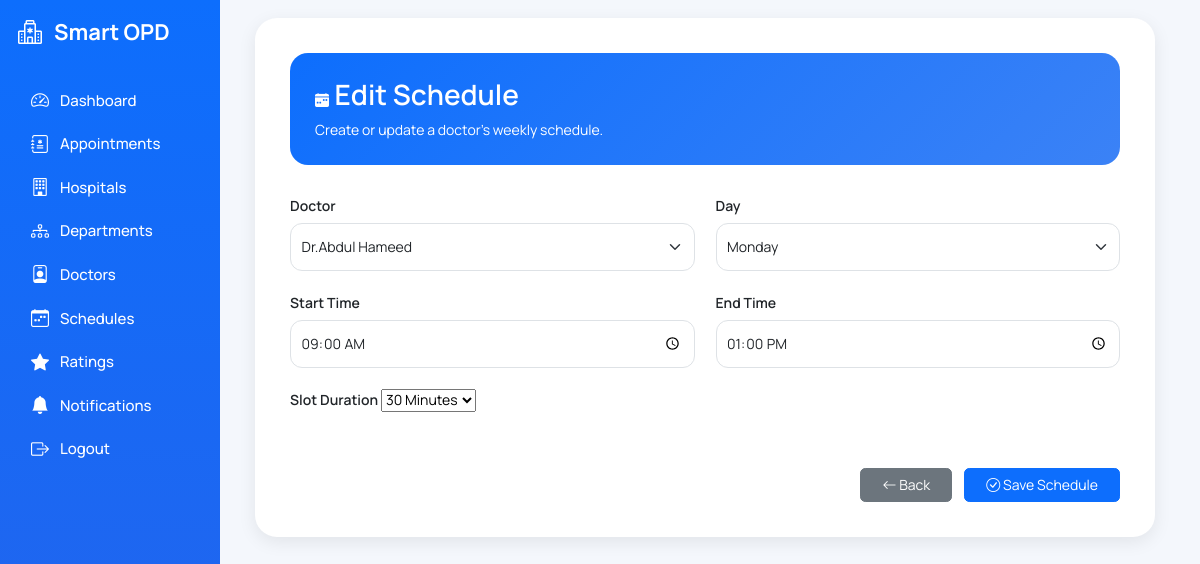
Screenshot of /admin-panel/schedules/edit/67/ with the database file from the repository.
### opdapp/models.py (models this page shows, shortened)
class DoctorSchedule(models.Model):
    doctor = models.ForeignKey(
        'Doctor',
        on_delete=models.CASCADE
    )
    DAY_CHOICES = [
        ('Monday', 'Monday'),
        ('Tuesday', 'Tuesday'),
        ('Wednesday', 'Wednesday'),
        ('Thursday', 'Thursday'),
        ('Friday', 'Friday'),
        ('Saturday', 'Saturday'),
        ('Sunday', 'Sunday'),
    ]
    day_of_week = models.CharField(
        max_length=10,
        choices=DAY_CHOICES
    )
    start_time = models.TimeField()
    end_time = models.TimeField()
    slot_duration = models.PositiveIntegerField(
        help_text="Duration of each appointment in minutes."
    )
    class Meta:
        unique_together = ("doctor", "day_of_week")
        ordering = ["doctor", "day_of_week"]

### opdapp/views.py (the view)
def schedule_edit(request, id):
    schedule = get_object_or_404(
        DoctorSchedule,
        id=id,
    )
    if request.method == "POST":
        form = DoctorScheduleForm(
            request.POST,
            instance=schedule,
        )
        if form.is_valid():
            form.save()
            messages.success(
                request,
                "Schedule updated successfully."
            )
            return redirect(
                "schedule_management"
            )
    else:
        form = DoctorScheduleForm(
            instance=schedule,
        )
    return render(
        request,
        "schedules/schedule_form.html",
        {
            "form": form,
            "title": "Edit Schedule",
        },
    )

### opdapp/forms.py (shortened to what this page needs)
class DoctorScheduleForm(forms.ModelForm):
    SLOT_CHOICES = [
        (10, "10 Minutes"),
        (15, "15 Minutes"),
        (20, "20 Minutes"),
        (30, "30 Minutes"),
        (45, "45 Minutes"),
        (60, "60 Minutes"),
    ]
    slot_duration = forms.ChoiceField(
        choices=SLOT_CHOICES,
        label="Slot Duration"
    )
    class Meta:
        model = DoctorSchedule
        fields = [
            "doctor",
            "day_of_week",
            "start_time",
            "end_time",
            "slot_duration",
        ]
        widgets = {
            "doctor": forms.Select(attrs={
                "class": "form-select"
            }),
            "day_of_week": forms.Select(attrs={
                "class": "form-select"
            }),
            "start_time": forms.TimeInput(
                attrs={
                    "class": "form-control",
                    "type": "time",
                }
            ),
            "end_time": forms.TimeInput(
                attrs={
                    "class": "form-control",
                    "type": "time",
                }
            ),
        }

### opdapp/models.py (called while the page is built)
    def __str__(self):
        return self.name

### opdapp/templates/schedules/schedule_form.html (shortened to what this page needs)
{% extends "admin/base_admin.html" %}
{% block content %}
<div class="form-card">
<div class="form-header">
<h2>
<i class="bi bi-calendar-week-fill"></i>
{{ title }}
</h2>
<p class="mb-0 mt-2">
Create or update a doctor's weekly schedule.
</p>
</div>
<form method="POST">
<div class="row">
<div class="col-md-6 mb-4">
<label class="form-label">
Doctor
</label>
{{ form.doctor }}
</div>
<div class="col-md-6 mb-4">
<label class="form-label">
Day
</label>
{{ form.day_of_week }}
</div>
<div class="col-md-6 mb-4">
<label class="form-label">
Start Time
</label>
{{ form.start_time }}
</div>
<div class="col-md-6 mb-4">
<label class="form-label">
End Time
</label>
{{ form.end_time }}
</div>
<div class="col-md-6 mb-4">
<label class="form-label">
Slot Duration
</label>
{{ form.slot_duration }}
</div>
</div>
<div class="button-group">
<a
href="{% url 'schedule_management' %}"
class="btn btn-secondary px-4">
<i class="bi bi-arrow-left"></i>
Back
</a>
<button
type="submit"
class="btn btn-primary px-4">
<i class="bi bi-check-circle"></i>
Save Schedule
</button>
</div>
</form>
</div>
{% endblock %}

### opdapp/templates/admin/base_admin.html (style rules this page uses)
* { margin:0; padding:0; box-sizing:border-box; font-family: 'Manrope', sans-serif; font-size:14px; }
body { background:#f4f7fc; }

### opdapp/templates/schedules/schedule_form.html (style rules this page uses)
.form-card { max-width:900px; margin:auto; background:white; border-radius:22px; padding:35px; box-shadow:0 5px 18px rgba(0,0,0,.08); }
.form-header { background:linear-gradient(135deg,#0d6efd,#3b82f6); color:white; padding:25px; border-radius:18px; margin-bottom:30px; }
.form-header h2 { margin:0; font-weight:600; }
.form-label { font-weight:600; }
.form-control, .form-select { border-radius:12px; min-height:48px; }
.button-group { display:flex; justify-content:end; gap:12px; margin-top:30px; }

### rows the page displays
DoctorSchedule: doctor "Dr.Abdul Hameed", day_of_week "Monday", start_time "09:00:00", end_time "13:00:00", slot_duration "30 Minutes"

### other values shown
{{ title }} "Edit Schedule"
